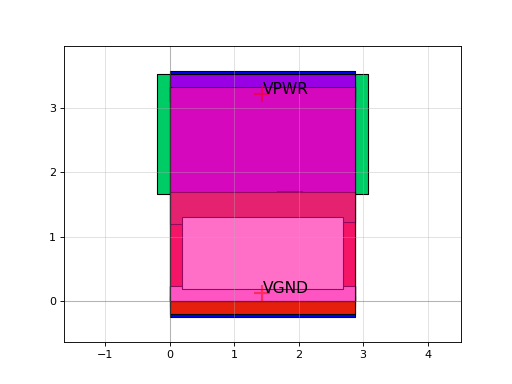

Reproduce this figure in Python.
import sky130

c = sky130.components.sky130_fd_sc_hs__o31ai_1()
c.plot()
